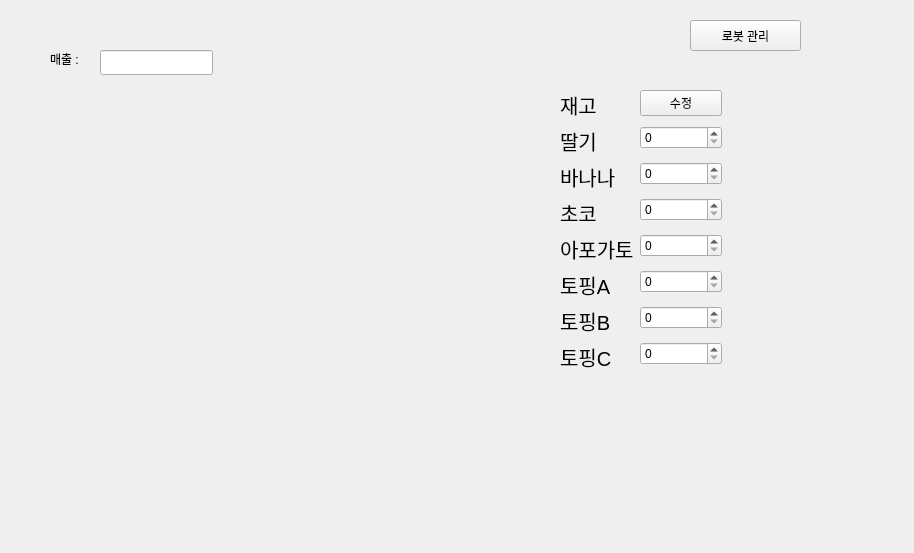
<?xml version="1.0" encoding="UTF-8"?>
<ui version="4.0">
 <class>MainWindow</class>
 <widget class="QMainWindow" name="MainWindow">
  <property name="geometry">
   <rect>
    <x>0</x>
    <y>0</y>
    <width>914</width>
    <height>553</height>
   </rect>
  </property>
  <property name="windowTitle">
   <string>MainWindow</string>
  </property>
  <widget class="QWidget" name="centralwidget">
   <widget class="QPushButton" name="robotManageBtn">
    <property name="geometry">
     <rect>
      <x>690</x>
      <y>20</y>
      <width>111</width>
      <height>31</height>
     </rect>
    </property>
    <property name="text">
     <string>로봇 관리</string>
    </property>
   </widget>
   <widget class="QLabel" name="salesRecordLabel">
    <property name="geometry">
     <rect>
      <x>50</x>
      <y>50</y>
      <width>67</width>
      <height>17</height>
     </rect>
    </property>
    <property name="text">
     <string>매출 :</string>
    </property>
   </widget>
   <widget class="QWidget" name="calendarContainer" native="true">
    <property name="geometry">
     <rect>
      <x>50</x>
      <y>80</y>
      <width>491</width>
      <height>351</height>
     </rect>
    </property>
   </widget>
   <widget class="QLineEdit" name="totalSalesLine">
    <property name="geometry">
     <rect>
      <x>100</x>
      <y>50</y>
      <width>113</width>
      <height>25</height>
     </rect>
    </property>
    <property name="readOnly">
     <bool>true</bool>
    </property>
   </widget>
   <widget class="QWidget" name="">
    <property name="geometry">
     <rect>
      <x>560</x>
      <y>90</y>
      <width>162</width>
      <height>285</height>
     </rect>
    </property>
    <layout class="QFormLayout" name="formLayout">
     <item row="0" column="0">
      <widget class="QLabel" name="stockLabel">
       <property name="font">
        <font>
         <pointsize>15</pointsize>
        </font>
       </property>
       <property name="text">
        <string>재고</string>
       </property>
      </widget>
     </item>
     <item row="0" column="1">
      <widget class="QPushButton" name="modifyBtn">
       <property name="text">
        <string>수정</string>
       </property>
      </widget>
     </item>
     <item row="1" column="0">
      <widget class="QLabel" name="strawberryLabel">
       <property name="font">
        <font>
         <pointsize>15</pointsize>
        </font>
       </property>
       <property name="text">
        <string>딸기</string>
       </property>
      </widget>
     </item>
     <item row="1" column="1">
      <widget class="QSpinBox" name="strawberrySpinBox"/>
     </item>
     <item row="2" column="0">
      <widget class="QLabel" name="bananaLabel">
       <property name="font">
        <font>
         <pointsize>15</pointsize>
        </font>
       </property>
       <property name="text">
        <string>바나나</string>
       </property>
      </widget>
     </item>
     <item row="2" column="1">
      <widget class="QSpinBox" name="bananaSpinBox"/>
     </item>
     <item row="3" column="0">
      <widget class="QLabel" name="chocolateLabel">
       <property name="font">
        <font>
         <pointsize>15</pointsize>
        </font>
       </property>
       <property name="text">
        <string>초코</string>
       </property>
      </widget>
     </item>
     <item row="3" column="1">
      <widget class="QSpinBox" name="chocolateSpinBox"/>
     </item>
     <item row="4" column="0">
      <widget class="QLabel" name="affogatoLabel">
       <property name="font">
        <font>
         <pointsize>15</pointsize>
        </font>
       </property>
       <property name="text">
        <string>아포가토</string>
       </property>
      </widget>
     </item>
     <item row="4" column="1">
      <widget class="QSpinBox" name="affogatoSpinBox"/>
     </item>
     <item row="5" column="0">
      <widget class="QLabel" name="toppingALabel">
       <property name="font">
        <font>
         <pointsize>15</pointsize>
        </font>
       </property>
       <property name="text">
        <string>토핑A</string>
       </property>
      </widget>
     </item>
     <item row="5" column="1">
      <widget class="QSpinBox" name="toppingASpinBox"/>
     </item>
     <item row="6" column="0">
      <widget class="QLabel" name="toppingBLabel">
       <property name="font">
        <font>
         <pointsize>15</pointsize>
        </font>
       </property>
       <property name="text">
        <string>토핑B</string>
       </property>
      </widget>
     </item>
     <item row="6" column="1">
      <widget class="QSpinBox" name="toppingBSpinBox"/>
     </item>
     <item row="7" column="0">
      <widget class="QLabel" name="toppingCLabel">
       <property name="font">
        <font>
         <pointsize>15</pointsize>
        </font>
       </property>
       <property name="text">
        <string>토핑C</string>
       </property>
      </widget>
     </item>
     <item row="7" column="1">
      <widget class="QSpinBox" name="toppingCSpinBox"/>
     </item>
    </layout>
   </widget>
  </widget>
 </widget>
 <resources/>
 <connections/>
</ui>
